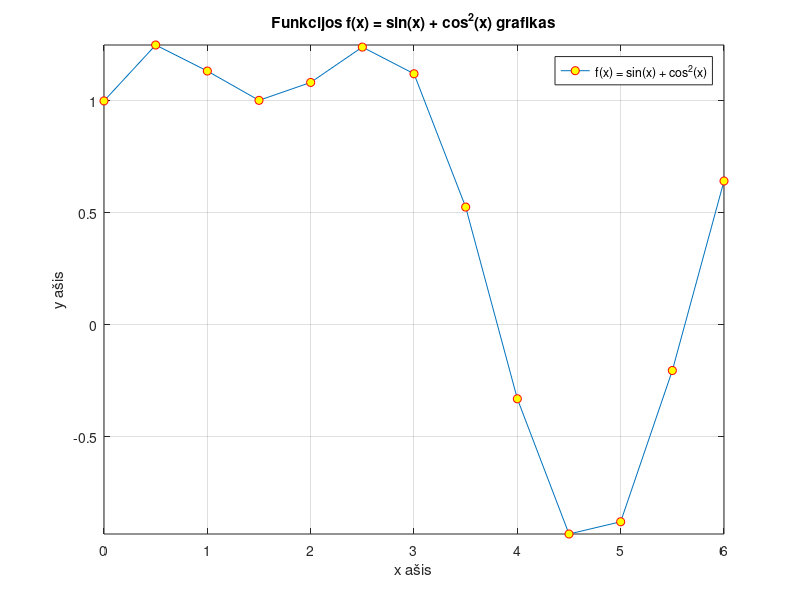
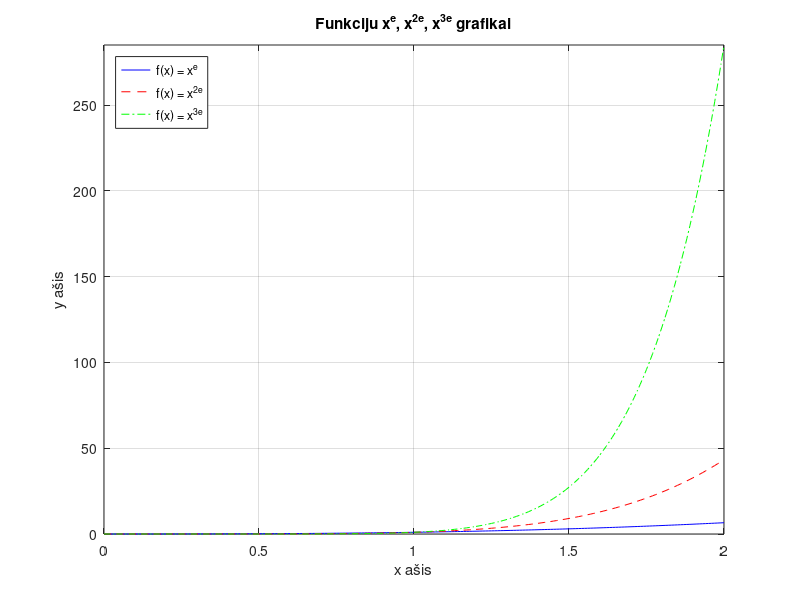
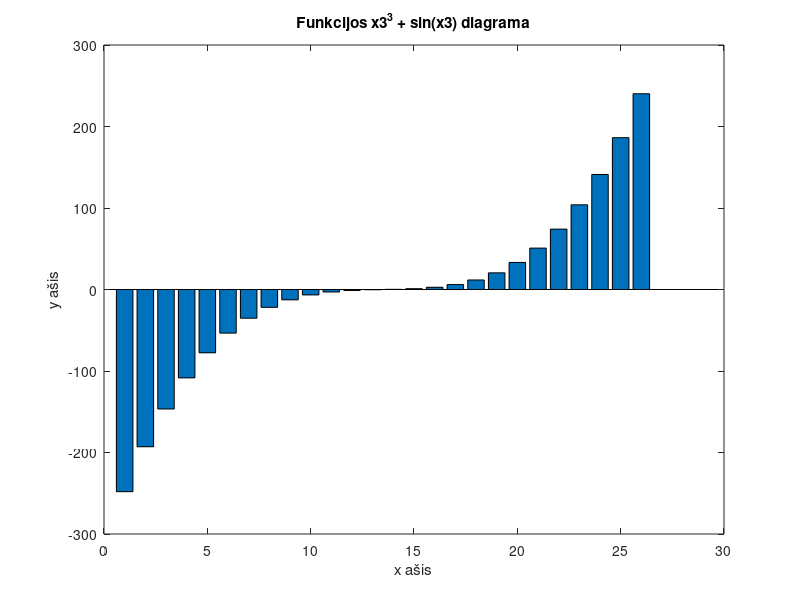
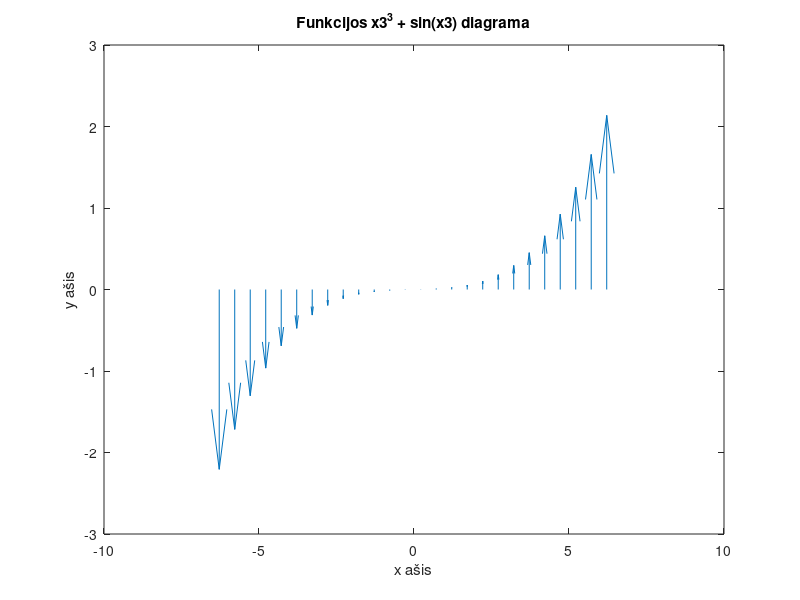

The MATLAB source for these figures, in order: (Note: this script raises an error after producing the figures.)
% LD3 Mantas Kvedaravicius, EAf-25, 2026.09.25

%% 1 uzd dvimatis grafiku vaizdavimas
% a)

x1 = 0 : 0.5 : 2*pi;
f1 = sin(x1) + cos(x1).^2;
figure(1);
plot(x1, f1, '-o', 'MarkerEdgeColor', 'r', 'MarkerFaceColor', 'y');
grid on;
axis([min(x1) max(x1) min(f1) max(f1)]);

xlabel('x ašis');
ylabel('y ašis');
title('Funkcijos f(x) = sin(x) + cos^2(x) grafikas');
legend('f(x) = sin(x) + cos^2(x)', 'Location', 'northeast');

% b) 

x = 0:0.01:2;         

f1 = x.^exp(1);
f2 = x.^(2*exp(1));
f3 = x.^(3*exp(1));
figure(2)               
plot(x, f1, 'b-')
hold on
plot(x, f2, 'r--')
plot(x, f3, 'g-.')

hold off


axis([min(x) max(x) min([f1 f2 f3]) max([f1 f2 f3])])

title('Funkciju x^e, x^{2e}, x^{3e} grafikai')
xlabel('x ašis');
ylabel('y ašis');

legend('f(x) = x^{e}', 'f(x) = x^{2e}', 'f(x) = x^{3e}', 'Location', 'northwest')

grid on

%% 2 uzd spec. grafiku kurimas

x3 = -2*pi : 0.5 : 2*pi;
y3 = x3.^3 + sin(x3); 
figure(3)

bar(y3)

title('Funkcijos x3^3 + sin(x3) diagrama')
xlabel('x ašis')
ylabel('y ašis')

figure(4)
quiver(x3, zeros(size(x3)), zeros(size(x3)), y3);
title('Funkcijos x3^3 + sin(x3) diagrama')
xlabel('x ašis')
ylabel('y ašis')


%% Papildoma uzd

% 3 uzd is 2LD

t = 0 : 0.001 : 1.2;
A = 5; f = 4; o = 2; U_1 = 3; U_2 = 1.5;
s = A * cos(2*pi*f*t);
n = o * randn(size(t));

signalas = s + n;

virsija_U_1 = signalas(signalas > U_1);

filtruotas_signalas = signalas;
filtruotas_signalas(abs(filtruotas_signalas) < U_2) = 0;

dydis = size(signalas);

atrinktu_dydis = size(virsija_U_1);

max_itampa = max(filtruotas_signalas);
min_itampa = min(filtruotas_signalas);

[min_v, min_idx] = min(virsija_U_1);
[max_v, max_idx] = max(virsija_U_1);


figure(5)

subplot(2,1,1)

t_virsija   = t(signalas > U_1);

plot(t, signalas, '-.b', 'LineWidth', 1)
hold on
plot(t, filtruotas_signalas, '-k', 'LineWidth', 1)
yline(U_1, 'y', 'LineWidth', 1.5)   
yline(U_2, 'm', 'LineWidth', 1)                                    
hold off

grid on
xlim([min(t) max(t)])
ylim([min(signalas)-1 max(signalas)+1])

title('Pradinis ir filtruotas signalai', 'Color', [0.5 0 0.5], 'FontSize', 12)
xlabel('Laikas, s')
ylabel('Itampa, V')
legend('Pradinis signalas', 'Filtruotas signalas', 'U_1 riba', 'U_2 riba', ...
    'Location', 'northoutside', 'Orientation', 'horizontal')

subplot(2,1,2)
stem(t_virsija, virsija_U_1, 'b', 'filled', 'MarkerSize', 3)
hold on
plot(t_virsija(min_idx), min_v, 'ko', 'MarkerSize', 8, 'MarkerFaceColor', 'k')
plot(t_virsija(max_idx), max_v, 'rs', 'MarkerSize', 8, 'MarkerFaceColor', 'r') 
hold off

grid on
xlim([min(t_virsija) max(t_virsija)])
ylim([U_1-0.5 max(virsija_U_1)+0.5])

title('Pradinio signalo reiksmes, virsijancias U_1 riba', 'Color', [0.5 0 0.5], 'FontSize', 12)
xlabel('Laikas, s')
ylabel('Itampa, V')
legend('Signalo reiksmes > U_1', 'Minimali reiksme', 'Maksimali reiksme', ...
    'Location', 'northoutside', 'Orientation', 'horizontal')
